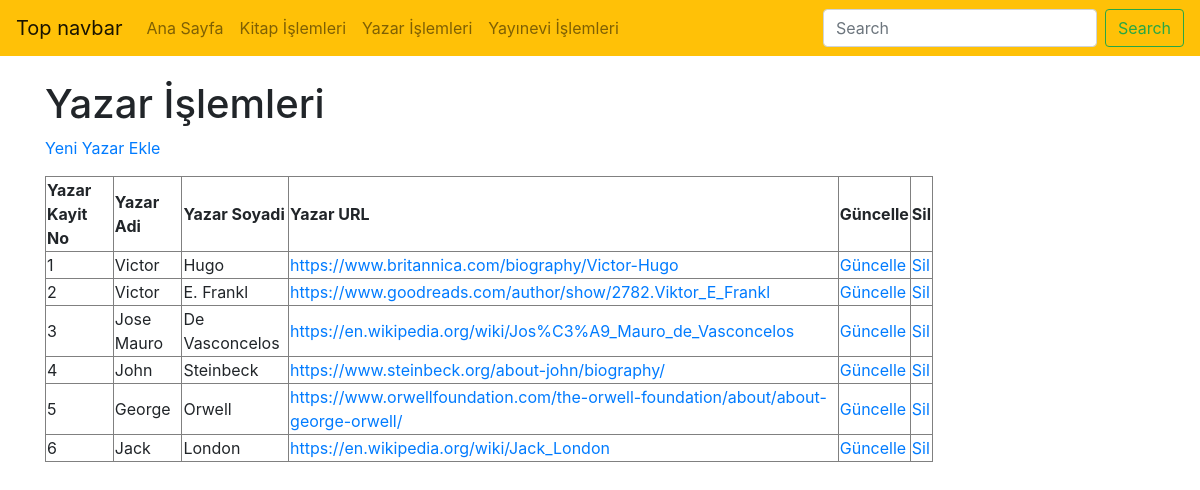
/sabinaamrahova_final/yazar.php, run on the app's committed database.
### tables this page shows
CREATE TABLE `yazar` (
  `yazarNo` int(11) NOT NULL COMMENT 'Yazarın Numarası',
  `yazarKayitTarihi` timestamp NOT NULL DEFAULT current_timestamp() ON UPDATE current_timestamp() COMMENT 'Yazar Kayıt Tarihi',
  `yazarAdi` text NOT NULL COMMENT 'Yazarın Adı',
  `yazarSoyadi` text NOT NULL COMMENT 'Yazarın Soyadı',
  `yazarURL` varchar(200) NOT NULL COMMENT 'Yazar URL Bilgisi'
);

### sabinaamrahova_final/yazar.php (the view, shortened to what this page needs)
<?php
require_once("baglanti.php");
$sorgu = mysqli_query($baglanti, "SELECT * FROM yazar");
?>
<!DOCTYPE html>
<html lang="tr"><head><meta http-equiv="Content-Type" content="text/html; charset=UTF-8">
<link href="bootstrap.min.css" rel="stylesheet">
    <link href="./katalog_files/navbar-top.css" rel="stylesheet">
  </head>
  <body>
    <nav class="navbar navbar-expand-md navbar-light bg-warning mb-4">
  <a class="navbar-brand" href="https://getbootstrap.com/docs/4.4/examples/navbar-static/#">Top navbar</a>
  <div class="collapse navbar-collapse" id="navbarCollapse">
    <ul class="navbar-nav mr-auto">
      <li class="nav-item">
        <a class="nav-link" href="index.php">Ana Sayfa </a>
      </li>
      <li class="nav-item">
        <a class="nav-link" href="kitap.php">Kitap İşlemleri</a>
      </li>
      <li class="nav-item">
        <a class="nav-link" href="yazar.php">Yazar İşlemleri</a>
      </li>
      <li class="nav-item">
        <a class="nav-link" href="yayinevi.php">Yayınevi İşlemleri</a>
      </li>
    </ul>
    <form class="form-inline mt-2 mt-md-0">
      <input class="form-control mr-sm-2" type="text" placeholder="Search" aria-label="Search">
      <button class="btn btn-outline-success my-2 my-sm-0" type="submit">Search</button>
    </form>
  </div>
</nav>
<main role="main" class="container">
<h1>Yazar İşlemleri</h1>
<p><a href="yazar_ekle.php">Yeni Yazar Ekle</a></p>
<?php
echo("<table border=1 width=80%>");
    echo("<tr>");
    echo("<td><b>Yazar Kayit No</b></td>");
    echo("<td><b>Yazar Adi</b></td>");
    echo("<td><b>Yazar Soyadi</b></td>");
    echo("<td><b>Yazar URL</b></td>");
    echo("<td><b>Güncelle</b></td>");
    echo("<td><b>Sil</b></td>");
    echo("</tr>");
while($satir = mysqli_fetch_assoc($sorgu)){
    echo("<tr>");
    echo("<td>".$satir["yazarNo"]."</td>");
    echo("<td>".$satir["yazarAdi"]."</td>");
    echo("<td>".$satir["yazarSoyadi"]."</td>");
    echo("<td><a href=".$satir['yazarURL']."target='_blank'>".$satir["yazarURL"]."</a></td>");
    echo("<td><a href='guncelleme.php?yazarNo=".$satir["yazarNo"]."'>Güncelle</a></td>");
    echo("<td><a href='sil.php?yazarNo=".$satir["yazarNo"]."'>Sil</a></td>");
    echo("</tr>");
            }
echo("</table>");
?>
</main>
</body></html>

### sabinaamrahova_final/navbar-top.css (style rules this page uses)
body { min-height: 75rem; }

### data on the page
yazar: yazarNo "1", yazarAdi "Victor", yazarSoyadi "Hugo", yazarURL "https://www.britannica.com/biography/Victor-Hugo"
yazar: yazarNo "2", yazarAdi "Victor", yazarSoyadi "E. Frankl", yazarURL "https://www.goodreads.com/author/show/2782.Viktor_E_Frankl"
yazar: yazarNo "3", yazarAdi "Jose Mauro", yazarSoyadi "De Vasconcelos", yazarURL "https://en.wikipedia.org/wiki/Jos%C3%A9_Mauro_de_Vasconcelos"
yazar: yazarNo "4", yazarAdi "John", yazarSoyadi "Steinbeck", yazarURL "https://www.steinbeck.org/about-john/biography/"
yazar: yazarNo "5", yazarAdi "George", yazarSoyadi "Orwell", yazarURL "https://www.orwellfoundation.com/the-orwell-foundation/about/about-george-orwell/"
yazar: yazarNo "6", yazarAdi "Jack", yazarSoyadi "London", yazarURL "https://en.wikipedia.org/wiki/Jack_London"
